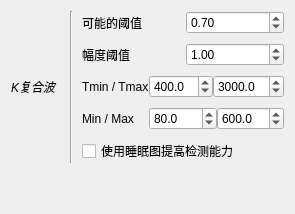
                     <widget class="QWidget" name="_kcomp_page">
                      <layout class="QVBoxLayout" name="verticalLayout_23">
                       <item>
                        <layout class="QGridLayout" name="gridLayout_8">
                         <property name="topMargin">
                          <number>0</number>
                         </property>
                         <property name="verticalSpacing">
                          <number>9</number>
                         </property>
                         <item row="4" column="2" colspan="4">
                          <widget class="QWidget" name="widget_8" native="true">
                           <property name="minimumSize">
                            <size>
                             <width>0</width>
                             <height>0</height>
                            </size>
                           </property>
                           <layout class="QHBoxLayout" name="horizontalLayout_15">
                            <property name="spacing">
                             <number>0</number>
                            </property>
                            <property name="leftMargin">
                             <number>0</number>
                            </property>
                            <property name="topMargin">
                             <number>0</number>
                            </property>
                            <property name="rightMargin">
                             <number>0</number>
                            </property>
                            <property name="bottomMargin">
                             <number>0</number>
                            </property>
                            <item>
                             <widget class="QLabel" name="label_64">
                              <property name="text">
                               <string>Min / Max</string>
                              </property>
                             </widget>
                            </item>
                            <item>
                             <widget class="QDoubleSpinBox" name="_ToolKCMinAmp">
                              <property name="toolTip">
                               <string>Min amplitude of KC</string>
                              </property>
                              <property name="decimals">
                               <number>1</number>
                              </property>
                              <property name="minimum">
                               <double>10.000000000000000</double>
                              </property>
                              <property name="maximum">
                               <double>500.000000000000000</double>
                              </property>
                              <property name="singleStep">
                               <double>10.000000000000000</double>
                              </property>
                              <property name="value">
                               <double>80.000000000000000</double>
                              </property>
                             </widget>
                            </item>
                            <item>
                             <widget class="QDoubleSpinBox" name="_ToolKCMaxAmp">
                              <property name="toolTip">
                               <string>Max amplitude of KC</string>
                              </property>
                              <property name="decimals">
                               <number>1</number>
                              </property>
                              <property name="minimum">
                               <double>110.000000000000000</double>
                              </property>
                              <property name="maximum">
                               <double>1000.000000000000000</double>
                              </property>
                              <property name="singleStep">
                               <double>10.000000000000000</double>
                              </property>
                              <property name="value">
                               <double>600.000000000000000</double>
                              </property>
                             </widget>
                            </item>
                           </layout>
                          </widget>
                         </item>
                         <item row="0" column="2" rowspan="2" colspan="2">
                          <widget class="QLabel" name="label_57">
                           <property name="sizePolicy">
                            <sizepolicy hsizetype="Fixed" vsizetype="Preferred">
                             <horstretch>0</horstretch>
                             <verstretch>0</verstretch>
                            </sizepolicy>
                           </property>
                           <property name="text">
                            <string>可能的阈值</string>
                           </property>
                          </widget>
                         </item>
                         <item row="0" column="0" rowspan="6">
                          <widget class="QLabel" name="kc_label">
                           <property name="font">
                            <font>
                             <italic>true</italic>
                             <stylestrategy>PreferDefault</stylestrategy>
                             <kerning>true</kerning>
                            </font>
                           </property>
                           <property name="text">
                            <string>K复合波</string>
                           </property>
                          </widget>
                         </item>
                         <item row="5" column="2" colspan="4">
                          <widget class="QCheckBox" name="_ToolKCNremOnly">
                           <property name="text">
                            <string>使用睡眠图提高检测能力</string>
                           </property>
                          </widget>
                         </item>
                         <item row="0" column="4" rowspan="2" colspan="2">
                          <widget class="QDoubleSpinBox" name="_ToolKCProbTh">
                           <property name="sizePolicy">
                            <sizepolicy hsizetype="MinimumExpanding" vsizetype="Fixed">
                             <horstretch>0</horstretch>
                             <verstretch>0</verstretch>
                            </sizepolicy>
                           </property>
                           <property name="toolTip">
                            <string>Number of standard deviations of the wavelet envelope</string>
                           </property>
                           <property name="maximum">
                            <double>1.000000000000000</double>
                           </property>
                           <property name="singleStep">
                            <double>0.100000000000000</double>
                           </property>
                           <property name="value">
                            <double>0.700000000000000</double>
                           </property>
                          </widget>
                         </item>
                         <item row="0" column="1" rowspan="6">
                          <widget class="Line" name="line_19">
                           <property name="minimumSize">
                            <size>
                             <width>10</width>
                             <height>0</height>
                            </size>
                           </property>
                           <property name="orientation">
                            <enum>Qt::Vertical</enum>
                           </property>
                          </widget>
                         </item>
                         <item row="3" column="2" colspan="4">
                          <widget class="QWidget" name="widget_7" native="true">
                           <property name="minimumSize">
                            <size>
                             <width>0</width>
                             <height>0</height>
                            </size>
                           </property>
                           <layout class="QHBoxLayout" name="horizontalLayout_14">
                            <property name="spacing">
                             <number>0</number>
                            </property>
                            <property name="leftMargin">
                             <number>0</number>
                            </property>
                            <property name="topMargin">
                             <number>0</number>
                            </property>
                            <property name="rightMargin">
                             <number>0</number>
                            </property>
                            <property name="bottomMargin">
                             <number>0</number>
                            </property>
                            <item>
                             <widget class="QLabel" name="label_62">
                              <property name="toolTip">
                               <string/>
                              </property>
                              <property name="text">
                               <string>Tmin / Tmax</string>
                              </property>
                             </widget>
                            </item>
                            <item>
                             <widget class="QDoubleSpinBox" name="_ToolKCMinDur">
                              <property name="toolTip">
                               <string>&lt;html&gt;&lt;head/&gt;&lt;body&gt;&lt;p&gt;Minimum duration of KC (ms)&lt;/p&gt;&lt;/body&gt;&lt;/html&gt;</string>
                              </property>
                              <property name="decimals">
                               <number>1</number>
                              </property>
                              <property name="maximum">
                               <double>1000.000000000000000</double>
                              </property>
                              <property name="singleStep">
                               <double>50.000000000000000</double>
                              </property>
                              <property name="value">
                               <double>400.000000000000000</double>
                              </property>
                             </widget>
                            </item>
                            <item>
                             <widget class="QDoubleSpinBox" name="_ToolKCMaxDur">
                              <property name="toolTip">
                               <string>&lt;html&gt;&lt;head/&gt;&lt;body&gt;&lt;p&gt;Maximum duration of KC (ms)&lt;/p&gt;&lt;/body&gt;&lt;/html&gt;</string>
                              </property>
                              <property name="decimals">
                               <number>1</number>
                              </property>
                              <property name="minimum">
                               <double>1000.000000000000000</double>
                              </property>
                              <property name="maximum">
                               <double>10000.000000000000000</double>
                              </property>
                              <property name="singleStep">
                               <double>100.000000000000000</double>
                              </property>
                              <property name="value">
                               <double>3000.000000000000000</double>
                              </property>
                             </widget>
                            </item>
                           </layout>
                          </widget>
                         </item>
                         <item row="2" column="4" colspan="2">
                          <widget class="QDoubleSpinBox" name="_ToolKCAmpTh">
                           <property name="maximum">
                            <double>10.000000000000000</double>
                           </property>
                           <property name="singleStep">
                            <double>0.500000000000000</double>
                           </property>
                           <property name="value">
                            <double>1.000000000000000</double>
                           </property>
                          </widget>
                         </item>
                         <item row="2" column="2" colspan="2">
                          <widget class="QLabel" name="label_71">
                           <property name="text">
                            <string>幅度阈值</string>
                           </property>
                          </widget>
                         </item>
                        </layout>
                       </item>
                       <item>
                        <spacer name="verticalSpacer_11">
                         <property name="orientation">
                          <enum>Qt::Vertical</enum>
                         </property>
                         <property name="sizeHint" stdset="0">
                          <size>
                           <width>20</width>
                           <height>40</height>
                          </size>
                         </property>
                        </spacer>
                       </item>
                      </layout>
                     </widget>
